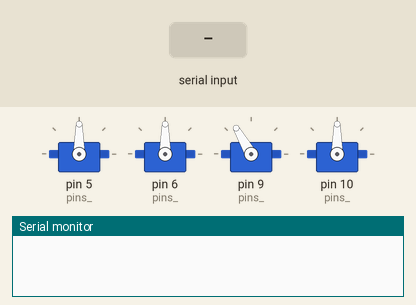
The sketch below on a simulated Arduino Uno, built with avr-gcc and run on an emulated ATmega328P. Shown: 4 × servo, the last lines printed to the serial monitor. The inputs (shaded band) are chosen by the test bench.

Above: at 0.9 s.
1.0 s: "90,45\n" received over Serial
At 2.16 s:
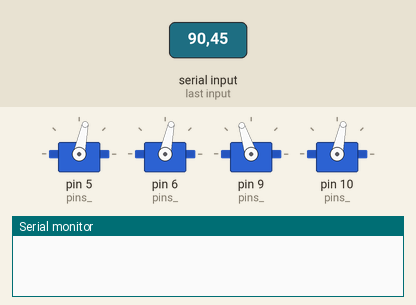
At 3.36 s:
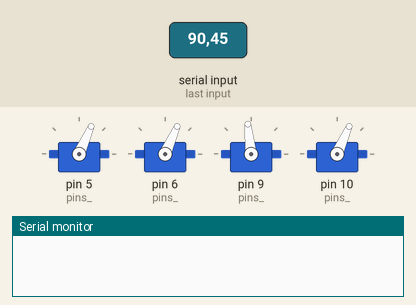
13.0 s: "4\n" received over Serial
14.5 s: "90\n" received over Serial
At 14.65 s:
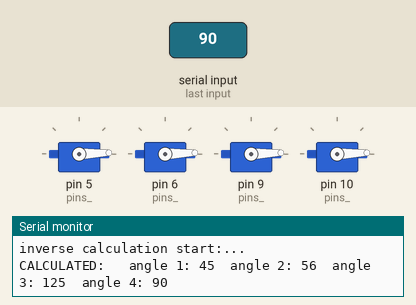
Timing chart, 0 to 26.0 s (numbered marks = the images above; inputs shaded):
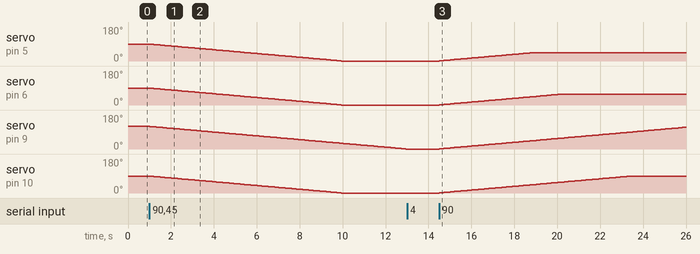

Measured:
- after the input at 1.0 s, servo on pin 5 (pins_), servo on pin 6 (pins_), servo on pin 10 (pins_): moves from 90° to 0° over 8.9 s, starting at once; servo on pin 9 (pins_): moves from 120° to 0° over 11.9 s, starting at once
- after the input at 14.5 s, servo on pin 5 (pins_): moves from 0° to 45° over 4.4 s, starting at once; servo on pin 6 (pins_): moves from 0° to 56° over 5.5 s, starting at once; servo on pin 9 (pins_): moves from 0° to 115° over 11.4 s, starting at once; servo on pin 10 (pins_): moves from 0° to 90° over 8.9 s, starting at once

The sketch:

main.ino
```cpp
// Includes
#include <math.h>
#include <Servo.h>


#define MID_DELAY 100
#define J_COUNT 4
#define STEP_ANGLE 1
#define TOLERANCE 1
#define M_PI 3.14159265358979323846
#define angleToDegrees(val) (val * 180 / 3.14159265358979323846)

// CLASS FOR CONTROLLING THE ROBOTIC ARM
class roboticArm {
  Servo JOINTS[J_COUNT];
private:
  int cur_pos[J_COUNT];
  int exp_pos[J_COUNT];
public:
  roboticArm(int* init_pos, int* pins);
  void setConfiguration(int* exp_pos_);
  bool approach(int joint);
  bool moveArm();
  void visualizeConfiguration();
};

void configVisualizer(int* config);
void inverseCalculation(); // true - Link 5 Vertical

// GLOBAL VARIABLES
int config_buf[J_COUNT];
int config_inv[J_COUNT];
float ang_offset[J_COUNT];
float dest[3];


void setup() {
  Serial.begin(9600);

  // INITIALIZING THE ARM
  int init_config[J_COUNT] = { 90, 90, 120, 90 };
  int pins_[J_COUNT] = { 5, 6, 9, 10 };
  ang_offset[0] = 90, ang_offset[1] = 90, ang_offset[2] = 90, ang_offset[3] = 130;


  roboticArm RA(init_config, pins_);

  for (int j = 0; j < J_COUNT; j++)
    config_buf[j] = init_config[j];

  // Inverse Kinematic Calculation
  dest[0] = 22, dest[1] = 0, dest[2] = 0;
  // inverseCalculation();

  dest[0] = 18.7, dest[1] = -18.7, dest[2] = 8.6;
  // inverseCalculation();

  // READING THE SERIAL MONITOR
  while (true)
    if (Serial.available() > 0) {
      // READING THE SERIAL MONITOR FOR SETTING ANGLE
      String inputString = Serial.readStringUntil('\n');
      String indexString = inputString.substring(0, 1);
      int index = indexString.toInt();

///////////////////////// FORWARD KINEMATICS ///////////////////////////////////////////////////
/*
      if (index < 5) {                                  // SETTING THE POSITION ONE BY ONE
        String valueString = inputString.substring(2);  // Skip ": "
        int value = valueString.toInt();
        config_buf[index - 1] = value;
      }else if (index == 5) {  // VISUALIZING THE CONFIG BUFFER
        Serial.print("\nNEXT :\t\t");
        configVisualizer(config_buf);
      } else if (index == 6) {
        RA.visualizeConfiguration();
      } else {
        RA.setConfiguration(config_buf);
        while (!RA.moveArm())
          delay(MID_DELAY);
      }
    }
*/
//////////////////////////////////////////////////////////////////////////////////////////////


///////////////////////// INVERSE KINEMATICS ////////////////////////////////////////////////

      if (index < 4) {                                  // SETTING THE POSITION ONE BY ONE
        String valueString = inputString.substring(2);  // Skip ": "
        int value = valueString.toInt();
        dest[index - 1] = value;
      }else if (index == 4) {  // VISUALIZING THE CONFIG BUFFER
        inverseCalculation();
      } else if (index == 5) {
        RA.visualizeConfiguration();
      } else {
        RA.setConfiguration(config_inv);
        while (!RA.moveArm())
          delay(MID_DELAY);
      }
    }
/////////////////////////////////////////////////////////////////////////////////////////////
}

void loop() {
  // DUMMY FUNCTION
}
```

inverse_kine.ino
```cpp
#include <math.h>

// CALCULATING FOUR THREE ANGLES
void determineAngles() {
  float pos_ang[3];  // STORING FIRST THREE ANGLES IN RADIAN
  float Xv = dest[0];
  float Yv = dest[1];
  float Zv = dest[2];

  pos_ang[0] = atan(Yv / Xv);

  // CALCULATION OF OC
  // for (int ii = 0; ii < 3; ii++)
  //   Oc[ii] = dest[ii];
  // if (case_vert)
  //   Oc[2] += 17.5;
  // else
  //   Oc[0] -= 17.5*cos(pos_ang[0]), Oc[1] -= 17.5*sin(pos_ang[0]);

  float l1 = 10.5, l2 = 20.5;
  // float Xc = Oc[0], Yc = Oc[1], Zc = Oc[2] - 7;
  float r = sqrt(pow(Xv, 2) + pow(Yv, 2) + pow(Zv, 2));

  pos_ang[2] = acos((pow(r, 2) - pow(l1, 2) - pow(l2, 2)) / (2 * l1 * l2));
  pos_ang[1] = M_PI / 2 - atan(Zv / sqrt(pow(Xv, 2) + pow(Yv, 2))) - acos((pow(r, 2) + pow(l1, 2) - pow(l2, 2))/(2*l1*r));


  config_inv[0] = angleToDegrees(pos_ang[0]);
  config_inv[1] = angleToDegrees(pos_ang[1]);
  config_inv[2] = angleToDegrees(pos_ang[2]);
  config_inv[3] = 90;

  // if (case_vert) config_inv[3] = 180 - config_inv[1] - config_inv[2], config_inv[4] = 0;
  // else config_inv[1]-=37, config_inv[2]-=180, config_inv[3] = 90 - config_inv[1] - config_inv[2], config_inv[4] = 90;
  // config_inv[5] = 130;

  // COMPENSATION FOR MOTOR ASSEMBLY
  // config_inv[0] += 90;
  // config_inv[2] += 94;

  config_inv[0] += 90;
  config_inv[1] = 90 - config_inv[1];
  config_inv[2] = 180 - config_inv[2];
}

void inverseCalculation() {
  Serial.println("\ninverse calculation start:...");
  determineAngles();
  Serial.print("CALCULATED: \t");
  configVisualizer(config_inv);
}
```

servo_control.ino
```cpp
// FUNCTION TO INITIALIZE THE CONFIGURATION
roboticArm::roboticArm(int* init_pos, int* pins) {
  for (int j = 0; j < J_COUNT; j++) {
    cur_pos[j] = init_pos[j];
    JOINTS[j].attach(pins[j]);
    JOINTS[j].write(init_pos[j]);
  }
}

// FUNCTION TO MAKE EACH JOINT APPROACH THE EXPECTED POSITION
bool roboticArm::approach(int arm) {
  if (fabs(cur_pos[arm] - exp_pos[arm]) < TOLERANCE)
    return true;
  if (cur_pos[arm] < exp_pos[arm])
    cur_pos[arm] += STEP_ANGLE;
  else
    cur_pos[arm] -= STEP_ANGLE;
  JOINTS[arm].write(cur_pos[arm]);
  return false;
}

// FUNCTION TO SET THE EXPECTED CONFIGURATION
void roboticArm::setConfiguration(int* exp_pos_) {
  for (int j = 0; j < J_COUNT; j++)
    exp_pos[j] = exp_pos_[j];
}

// FUNCTION TO MOVE THE ARM ACCORDINGLY
bool roboticArm::moveArm() {
  bool reached_tag = true;
  for (int jj = 0; jj < J_COUNT; jj++)
    if (!approach(jj))
      reached_tag = false;
  return reached_tag;
}

void roboticArm::visualizeConfiguration() {
  Serial.print("\nCURRENT: \t");
  configVisualizer(cur_pos);
return;
}

void configVisualizer(int* config) {
  for (int j = 0; j < J_COUNT; j++) {
    Serial.print("angle "), Serial.print(j + 1), Serial.print(": ");
    Serial.print(config[j]), Serial.print("\t");
  }}
```
